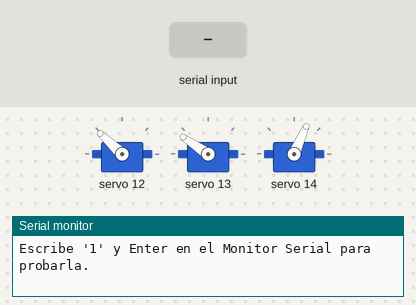
A sketch run on a simulated ESP32. Parts: 3 × servo, the last lines printed to the serial monitor. The test bench sets the inputs (shaded band).

Above: at 3.7 s.
3.8 s: "1" received over Serial
At 13.2 s:
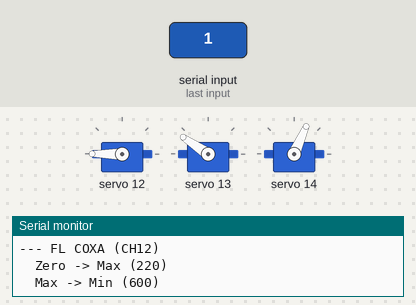
At 22.2 s:
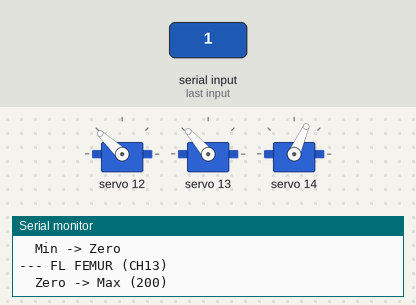
Timing chart, 0 to 23.5 s (numbered marks = the images above; inputs shaded):
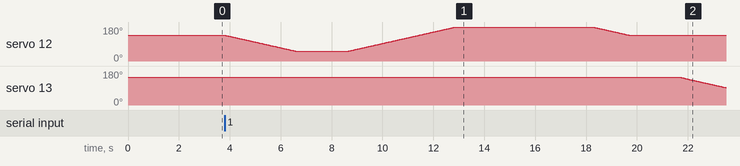

Measured:
- after the input at 3.8 s, servo 13: moves from 146° to 92° over 1.7 s, starting after 17.9 s

The sketch:

prueba_solo_front_left.ino
```cpp
// Prueba AISLADA de la pata delantera izquierda unicamente.
//
// Seguridad: los 9 canales de las otras 3 patas quedan SIN NINGUNA
// senal PWM (setPWM(canal, 0, 0) = 0% de duty cycle, no hay pulso).
// Un servo sin pulso no recibe orden de movimiento ni de sujecion --
// no se les manda "quedate quieto en Zero", se les corta la senal
// por completo. Solo los 3 canales de la pata delantera izquierda
// (Coax=12, Femur=13, Tibia=14) reciben comandos, y nunca se tocan
// los otros 9 canales en ningun punto del programa.

#include <Arduino.h>
#include <Wire.h>
#include <Adafruit_PWMServoDriver.h>

#define PWM_SERVO_ADDR 0x40
Adafruit_PWMServoDriver PWM = Adafruit_PWMServoDriver(PWM_SERVO_ADDR);

struct Servo {
  const char* nombre;
  int canal;
  int min;
  int zero;
  int max;
};

// Solo la pata delantera izquierda. Calibracion FINAL confirmada.
Servo pataFrontLeft[3] = {
  {"FL COXA",  12, 620, 400, 200},
  {"FL FEMUR", 13, 505, 420, 180},
  {"FL TIBIA", 14, 645, 250, 95},
};

// Los 9 canales del resto de las patas: quedan explicitamente
// apagados (sin PWM) y NUNCA se vuelven a tocar en el resto del codigo.
const int CANALES_DESACTIVADOS[9] = {0, 1, 2, 4, 5, 6, 8, 9, 10};

int spd = 15;
int pausaEntreServos = 2000;
const int MARGEN = 20;

int aplicarMargen(int desde, int hacia) {
  return (hacia > desde) ? (hacia - MARGEN) : (hacia + MARGEN);
}

void moverGradual(int canal, int desde, int hasta) {
  if (desde == hasta) return;
  if (desde < hasta) {
    for (int x = desde; x <= hasta; x++) { PWM.setPWM(canal, 0, x); delay(spd); }
  } else {
    for (int x = desde; x >= hasta; x--) { PWM.setPWM(canal, 0, x); delay(spd); }
  }
}

void probarServo(Servo s) {
  int minSeg = aplicarMargen(s.zero, s.min);
  int maxSeg = aplicarMargen(s.zero, s.max);

  Serial.print("--- "); Serial.print(s.nombre);
  Serial.print(" (CH"); Serial.print(s.canal); Serial.println(")");

  Serial.print("  Zero -> Max ("); Serial.print(maxSeg); Serial.println(")");
  moverGradual(s.canal, s.zero, maxSeg);
  delay(pausaEntreServos);

  Serial.print("  Max -> Min ("); Serial.print(minSeg); Serial.println(")");
  moverGradual(s.canal, maxSeg, minSeg);
  delay(pausaEntreServos);

  Serial.println("  Min -> Zero");
  moverGradual(s.canal, minSeg, s.zero);
  delay(pausaEntreServos);
}

void desactivarOtrasPatas() {
  Serial.println("Desactivando (0% PWM) los 9 canales de las otras 3 patas...");
  for (int i = 0; i < 9; i++) {
    PWM.setPWM(CANALES_DESACTIVADOS[i], 0, 0);
  }
  Serial.println("Listo. Esos 9 canales no reciben ninguna senal.");
}

void irFrontLeftAZero() {
  for (int i = 0; i < 3; i++) {
    PWM.setPWM(pataFrontLeft[i].canal, 0, pataFrontLeft[i].zero);
  }
}

void setup() {
  Serial.begin(115200);
  Wire.begin(21, 22);
  PWM.begin();
  PWM.setPWMFreq(50);
  delay(1000);

  desactivarOtrasPatas();

  Serial.println("Llevando SOLO la pata delantera izquierda a Zero...");
  irFrontLeftAZero();
  delay(1500);

  Serial.println();
  Serial.println("=== PRUEBA AISLADA: SOLO PATA DELANTERA IZQUIERDA ===");
  Serial.println("Escribe '1' y Enter en el Monitor Serial para probarla.");
  Serial.println();
}

void loop() {
  if (Serial.available()) {
    char c = Serial.read();
    if (c == '1') {
      Serial.println("===== PATA DELANTERA IZQUIERDA =====");
      for (int j = 0; j < 3; j++) {
        probarServo(pataFrontLeft[j]);
      }
      Serial.println("===== Completo. De vuelta en Zero. =====");
    }
  }
}
```
